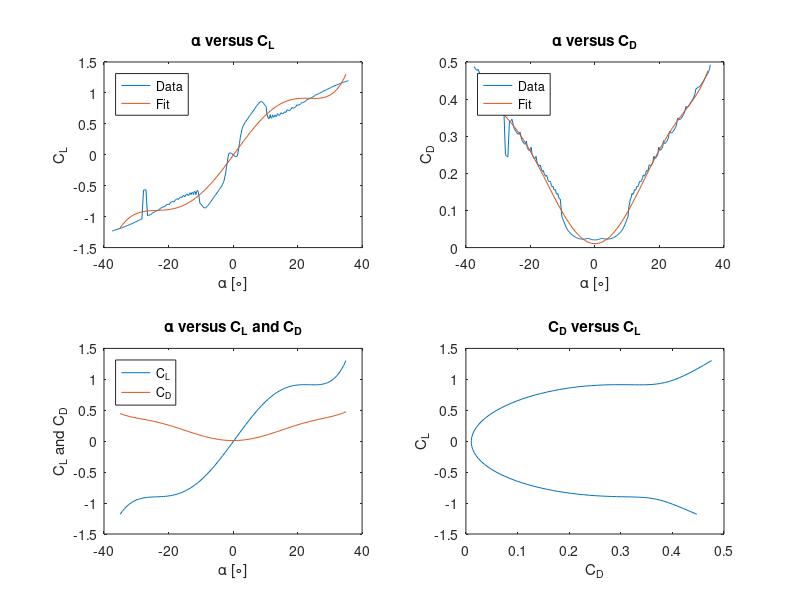
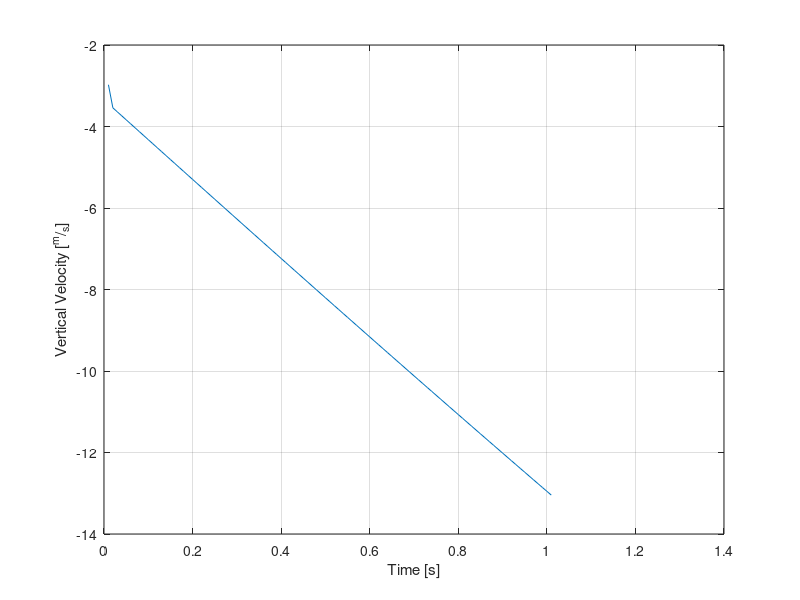
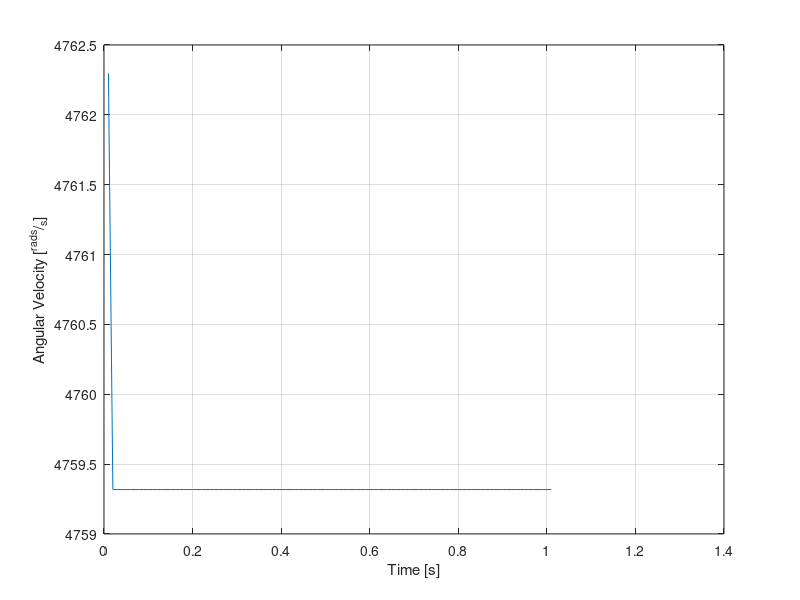

The MATLAB script that drew these images, in order:
%% Importing and Fitting 
% First import and fit the data to a polynomial and create a function to
% use for obtain the coefficient of lift at every angle of attack 

nums = importdata('xfoil.txt');
alpha = nums(:,1)';
c_lift = nums(:,2)';
c_drag = nums(:,3)';

deg = 6;
coef = polyfit(alpha, c_lift, deg);
coef = coef(deg+1:-1:1);
c_l = @(t) coef(7)*t.^6+coef(6)*t.^5+coef(5)*t.^4+coef(4)*t.^3+coef(3)*t.^2+coef(2)*t+coef(1);

coef = polyfit(alpha, c_drag, deg);
coef = coef(deg+1:-1:1);
c_d = @(t) coef(7)*t.^6+coef(6)*t.^5+coef(5)*t.^4+coef(4)*t.^3+coef(3)*t.^2+coef(2)*t+coef(1);
x = linspace(-35, 35);

figure(1);
subplot(221);
plot(alpha, c_lift, x, c_l(x));
title('\alpha versus C_L')
xlabel('\alpha [\circ]'); ylabel('C_L');
legend('Data', 'Fit', 'Location', 'northwest')

subplot(222);
plot(alpha, c_drag, x, c_d(x));
title('\alpha versus C_D')
xlabel('\alpha [\circ]'); ylabel('C_D');
legend('Data', 'Fit', 'Location', 'northwest')

subplot(223);
plot(x, c_l(x), x, c_d(x));
title('\alpha versus C_L and C_D')
xlabel('\alpha [\circ]'); ylabel('C_L and C_D');
legend('C_L', 'C_D', 'Location', 'northwest')

subplot(224);
plot(c_d(x), c_l(x));
title('C_D versus C_L')
xlabel('C_D'); ylabel('C_L');
%% Incrementing Over Length
r = 62;         % mm
L = 207;        % mm
I = .0003;      % moment of inertia
m = .4;         % kg
g = 9.81;       % m / s^2
rho = 1.16;     % kg / m^3


phi = @(h) 10 * h / L - 10; % degrees
w_i = 50;
w_f = 30;
w = @(h) (w_f-w_i)*h/L + w_i;    % mm

dh = 1;
dt = .01;
V_y = -20;
omega = 0;
dat = 0;
% models the drop
for t = 0:dt:1
    dat = dat + 1; 
    F = 0;
    T = 0;
    % gets net forces and torques
    for h = 0:dh:L
        fprintf('Time: %g\tH: %g\n', t, h);
        V_x = omega * (h + r) * .001;
        theta = atand(V_y ./ V_x); % degrees
        p = phi(h); % phi
        alpha = p - theta; % degrees
        dA = w(h) * dh * .001^2; % m^2
        V = sqrt(V_x.^2 + V_y^2); 
        
        tau = rho * dA * V^2 / 2;
        L = tau * c_l(alpha);
        D = tau * c_d(alpha);
        
        beta = 90 + theta;
        L_x = L * cosd(beta);
        L_y = L * sind(beta);
        D_x = D * cosd(beta + 90);
        D_y = D * sind(beta + 90);
        
        T = T + (L_x + D_x) * (h + r) * .001;
        F = F + L_y + D_y;
    end
    D_payload = -sign(V_y) * 0.81 * rho * V_y^2 / 2 * .002353;
    F = 4*F + D_payload - m*g; % Adjusts for four blades
    T = 2*T; % adjusts for two blades on rotor
    omega = omega + T / I * dt; 
    V_y = V_y + F / m * dt;
    
    vert(1, dat) = V_y;
    time(1, dat) = t+dt;
    rps(1, dat) = omega;
    
%     disp(V_y)
%     resp = input('Continue? (y/n): ', 's');
%     if isempty(resp), resp = 'y'; end
%     if resp ~= 'y'
%         break
%     end
end

figure(2);
plot(time, vert);
grid on;
xlabel('Time [s]'); ylabel('Vertical Velocity [^m/_s]');

figure(3);
plot(time, rps);
grid on;
xlabel('Time [s]'); ylabel('Angular Velocity [^{rads}/_s]');

%% Solving for Intersection
%rpm_coef